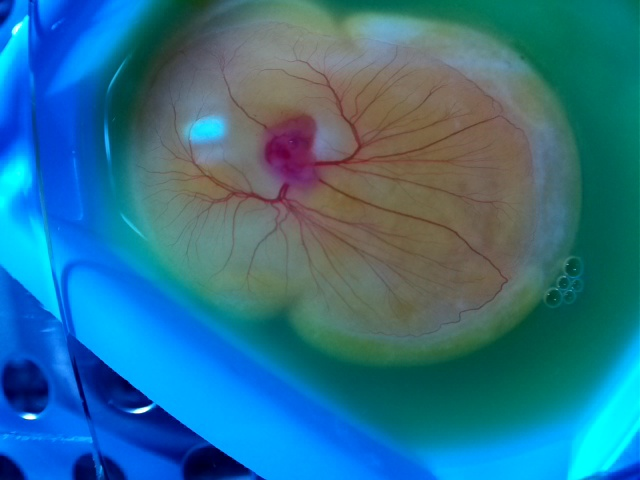
#> input picture contouring/het-cam-test3.jpg, 640 x 480 px
$ python skimage-contouring.py
#> lines starting #> are read from the running program, lines starting #| are printed output that depends on the picture
# https://scikit-image.org/docs/stable/auto_examples/edges/plot_active_contours.html#sphx-glr-auto-examples-edges-plot-active-contours-py

import numpy as np
import matplotlib.pyplot as plt
from skimage.color import rgb2gray
from skimage import data
from skimage.filters import gaussian
from skimage.segmentation import active_contour
import skimage
import os
# filename = os.path.join(skimage.data_dir, 'het-cam-test3.jpg')
filename = 'het-cam-test3.jpg'


from skimage import io
img = io.imread(filename)
#> img is the input picture: shape (480, 640, 3); mean R, G, B 44, 112.7, 142.2

# img = data.cat() #cat image, for demo

img = rgb2gray(img)
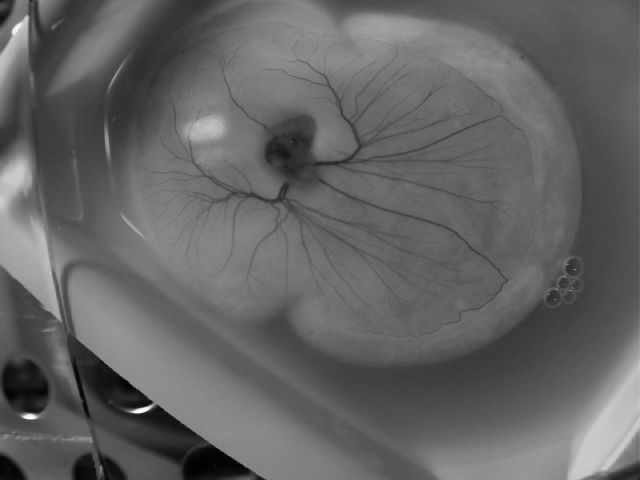
#> img: shape (480, 640) float64; min 0.00961, max 0.999, mean 0.393

s = np.linspace(0, 2*np.pi, 200)
r = 200 + 280*np.sin(s)
c = 320 + 280*np.cos(s)
init = np.array([r, c]).T

snake = active_contour(gaussian(img, 3),
                       init, alpha=0.015, beta=10, gamma=0.001)
#> snake = 200 pairs, first value 158.7 to 190.6, second value 277.7 to 322.3

fig, ax = plt.subplots(figsize=(7, 7))
ax.imshow(img, cmap=plt.cm.gray)
ax.plot(init[:, 1], init[:, 0], '--r', lw=3)
ax.plot(snake[:, 1], snake[:, 0], '-b', lw=3)
ax.set_xticks([]), ax.set_yticks([])
ax.axis([0, img.shape[1], img.shape[0], 0])

plt.show()
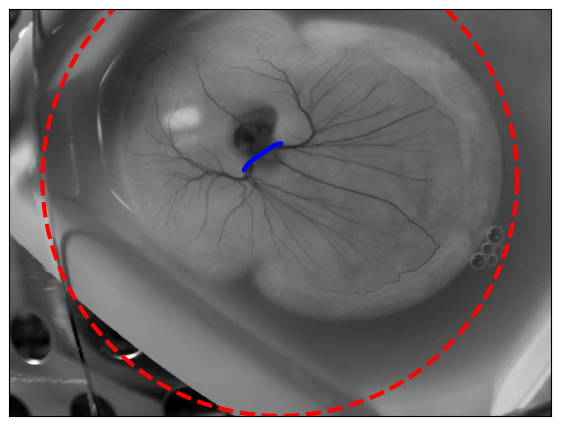
#> figure drawn by matplotlib, 1 panel
